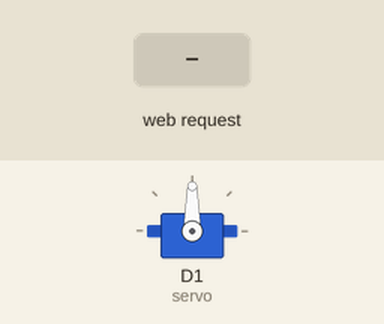
Bench run of a sketch on a simulated ESP8266 (NodeMCU). On the bench: servo. Inputs (shaded band) come from the test bench. WiFi joins after 1.5 s; servers stay silent unless stated; what the sketch prints to the serial monitor is not drawn.

Above: at 2.7 s.
2.8 s: HTTP request GET /Req received
At 3.6 s:
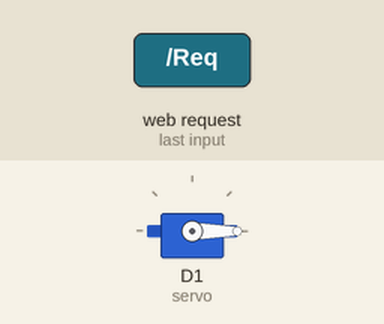
4.3 s: HTTP request GET /Req= received
Timing chart, 0 to 7.3 s (numbered marks = the images above; inputs shaded):
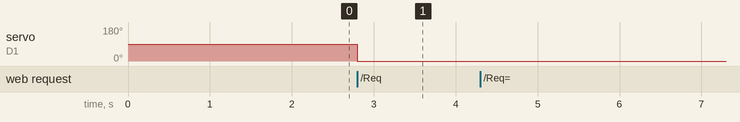

Measured:
- after the input at 2.8 s, servo on D1 (servo): 90° → 0° at once
- after the input at 4.3 s, every drawn part: stays the same

The sketch:

nodemcu_test.ino
```cpp
/* NodeMCU remote servo controller
 * by Juho Kostet @ Mehackit
 * Made for the course "Robotiikka Tulevaisuudessa".
 */

// Servo library
#include <Servo.h>
Servo servo;

// WiFi library
#include <ESP8266WiFi.h>

// WiFi credentials, change these to match your network
const char* ssid = "YourWiFiName";
const char* password = "YourWiFiPassword";

WiFiServer server(80);


void setup() {
  /* About pins:
   * NodeMCU has pins labeled different vs Arduino.
   * It's probably easier to use them directly vs
   * using analogRead(number).
   *
   * Google "NodeMCU pin map" for matching GPIO numbers.
   * digitalRead(D1) == digitalRead(5) for GPIO5.
   */
  servo.attach(D1);

  /* Setup Serial connection for NodeMCU,
   * note the higher baud rate vs Arduino standard 9600.
   */
  Serial.begin(115200);
  delay(10);


  Serial.print("Connecting to ");
  Serial.println(ssid);
  WiFi.begin(ssid, password);

  while (WiFi.status() != WL_CONNECTED) {
    delay(250);
    Serial.print(".");
  }


  Serial.println("");
  Serial.print("Connected to ");
  Serial.println(ssid);

  server.begin();


  // Print the IP address on the serial monitor
  Serial.print("Browse to this URL to connect: ");
  Serial.print("http://");
  Serial.print(WiFi.localIP());
  Serial.println("/");
  Serial.println("");
}

void loop() {
  // Check if a client has connected
  WiFiClient client = server.available();
  if (!client) {
    return;
  }

  // Wait until the client sends some data
  Serial.println("new client");
  while (!client.available()) {
    delay(1);
  }

  // Read the first line of the request
  String request = client.readStringUntil('\r');
  Serial.println(request);
  client.flush();


  int degree = 0;

  // Turn servo according to request /Req=
  if (request.indexOf("/Req") != -1) {
    String getReq = request.substring(request.indexOf("/Req"));
    degree = getReq.substring((getReq.indexOf('=') + 1)).toInt();
    servo.write(degree);
  }


  // Return respose with html content (visible control page)
  client.println("HTTP/1.1 200 OK");
  client.println("Content-Type: text/html");
  client.println(""); // space between response header and content
  client.println("<!DOCTYPE HTML>");
  client.println("<html>");
  client.println("<div align=center ");
  client.println("style=\"border: 5px dotted yellow; margin: 20%; padding: 5%;\">");
  client.println("<h2>Remote light switch! </h2><br><br>");
  client.print("Servo is set to: ");
  client.print(degree);
  client.println("<br><br>");

  /* Change these to set what the buttons say
   * and to which degree they turn the servo to.
   */
  String btnText1 = "  0 degrees";
  int btnDeg1 = 0;

  String btnText2 = " 90 degrees";
  int btnDeg2 = 90;

  String btnText3 = "180 degrees";
  int btnDeg3 = 180;

  client.println("<a href=\"/Req=");
  client.print(btnDeg1);
  client.print("\"><button style=\"width: 200px; height: 50px;\">");
  client.print(btnText1);
  client.print("</button></a><br>");

  client.println("<a href=\"/Req=");
  client.print(btnDeg2);
  client.print("\"><button style=\"width: 200px; height: 50px; margin: 5px 0 5px 0;\">");
  client.print(btnText2);
  client.print("</button></a><br>");

  client.println("<a href=\"/Req=");
  client.print(btnDeg3);
  client.print("\"><button style=\"width: 200px; height: 50px;\">");
  client.print(btnText3);
  client.print("</button></a><br>");

  client.println("</div>");
  client.println("</html>");

  delay(1);
  Serial.println("Client disonnected");
  Serial.println("");
}
```
